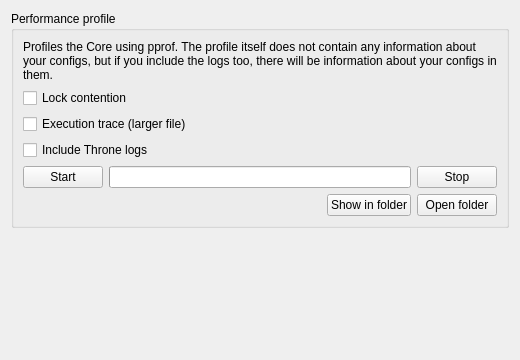
<?xml version="1.0" encoding="UTF-8"?>
<ui version="4.0">
 <class>DiagnosticsTab</class>
 <widget class="QWidget" name="DiagnosticsTab">
  <property name="geometry">
   <rect>
    <x>0</x>
    <y>0</y>
    <width>520</width>
    <height>360</height>
   </rect>
  </property>
  <layout class="QVBoxLayout" name="rootLayout">
   <item>
    <widget class="QGroupBox" name="groupProfile">
     <property name="title">
      <string>Performance profile</string>
     </property>
     <layout class="QVBoxLayout" name="profileLayout">
      <item>
       <widget class="QLabel" name="intro">
        <property name="text">
         <string>Profiles the Core using pprof. The profile itself does not contain any information about your configs, but if you include the logs too, there will be information about your configs in them.</string>
        </property>
        <property name="wordWrap">
         <bool>true</bool>
        </property>
       </widget>
      </item>
      <item>
       <widget class="QCheckBox" name="contention">
        <property name="toolTip">
         <string>Records where goroutines wait on locks and channels.</string>
        </property>
        <property name="text">
         <string>Lock contention</string>
        </property>
       </widget>
      </item>
      <item>
       <widget class="QCheckBox" name="trace">
        <property name="text">
         <string>Execution trace (larger file)</string>
        </property>
       </widget>
      </item>
      <item>
       <widget class="QCheckBox" name="includeLogs">
        <property name="toolTip">
         <string>Logs contain visited domains and server addresses.</string>
        </property>
        <property name="text">
         <string>Include Throne logs</string>
        </property>
       </widget>
      </item>
      <item>
       <layout class="QHBoxLayout" name="captureRow">
        <item>
         <widget class="QPushButton" name="startButton">
          <property name="text">
           <string>Start</string>
          </property>
         </widget>
        </item>
        <item>
         <widget class="QProgressBar" name="progress">
          <property name="textVisible">
           <bool>false</bool>
          </property>
         </widget>
        </item>
        <item>
         <widget class="QPushButton" name="stopButton">
          <property name="text">
           <string>Stop</string>
          </property>
         </widget>
        </item>
       </layout>
      </item>
      <item>
       <layout class="QHBoxLayout" name="resultRow">
        <item>
         <widget class="QLabel" name="status">
          <property name="sizePolicy">
           <sizepolicy hsizetype="Expanding" vsizetype="Preferred">
            <horstretch>0</horstretch>
            <verstretch>0</verstretch>
           </sizepolicy>
          </property>
          <property name="text">
           <string notr="true"/>
          </property>
          <property name="wordWrap">
           <bool>true</bool>
          </property>
          <property name="textInteractionFlags">
           <set>Qt::TextInteractionFlag::TextSelectableByMouse</set>
          </property>
         </widget>
        </item>
        <item>
         <widget class="QPushButton" name="showInFolder">
          <property name="text">
           <string>Show in folder</string>
          </property>
         </widget>
        </item>
        <item>
         <widget class="QPushButton" name="openFolder">
          <property name="text">
           <string>Open folder</string>
          </property>
         </widget>
        </item>
       </layout>
      </item>
     </layout>
    </widget>
   </item>
   <item>
    <spacer name="bottomSpacer">
     <property name="orientation">
      <enum>Qt::Orientation::Vertical</enum>
     </property>
     <property name="sizeHint" stdset="0">
      <size>
       <width>0</width>
       <height>0</height>
      </size>
     </property>
    </spacer>
   </item>
  </layout>
 </widget>
 <resources/>
 <connections/>
</ui>
